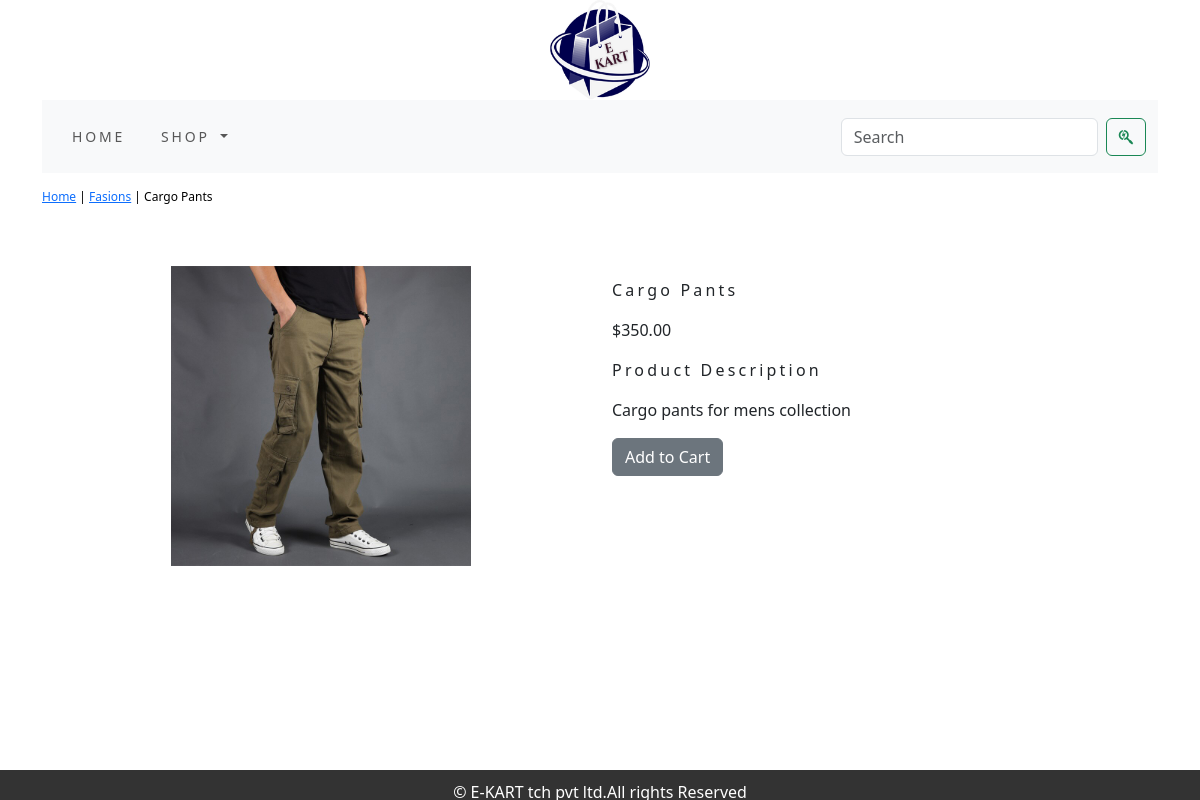
/shop/fasions/cargo-pants/, run on the app's committed database.
### shop_app/models.py (models this page shows, shortened)
class Product(models.Model):
    name=models.CharField(max_length=250,unique=True)
    slug=models.SlugField(max_length=250,unique=True)
    description=models.TextField(blank=True)
    price=models.DecimalField(max_digits=10,decimal_places=2)
    category=models.ForeignKey(Category,on_delete=models.CASCADE)
    image=models.ImageField(upload_to='product',blank=True)
    stock=models.IntegerField()
    available=models.BooleanField(default=True)
    created=models.DateTimeField(auto_now_add=True)
    updated=models.DateTimeField(auto_now=True)
    class Meta:
        ordering = ('name',)
        verbose_name = 'Product'
        verbose_name_plural = 'Products'

class Category(models.Model):
    name=models.CharField(max_length=250,unique=True)
    slug=models.SlugField(max_length=250,unique=True)
    description=models.TextField(blank=True)
    image=models.ImageField(upload_to='category',blank=True)
    class Meta:
        ordering=('name',)
        verbose_name='Category'
        verbose_name_plural='Categories'
    def get_url(self):
        return reverse('shop_app:product_by_category',args=[self.slug])
    def __str__(self):
        return '{}'.format(self.name)

### shop_app/views.py (the view)
# urls.py: path('<slug:c_slug>/<slug:product_slug>/',views.proDetail,name='prodCatdetail')
def proDetail(request,c_slug,product_slug):
    try:
        product=Product.objects.get(category__slug=c_slug,slug=product_slug)
    except Exception as e:
        raise e
    return render(request,'product.html',{'product':product})

### cart_app/context_processors.py (called while the page is built)
def counter(request):
    item_count=0
    if 'admin'in request.path:
        return {}
    else:
        try:
            cart=Cart.objects.filter(cart_id=_cart_id(request))
            cart_items=CartItem.objects.all().filter(cart=cart[:1])
            for cart_item in cart_items:
                item_count += cart_item.quantity
        except Cart.DoesNotExcits:
            item_count =0
    return dict(item_count=item_count)

### cart_app/views.py (called while the page is built)
def _cart_id(request):
    cart=request.session.session_key
    if not Cart:
        request.session.create()
        cart=request.session.create()
    return cart

### shop_app/context_processors.py (called while the page is built)
def menu_link(request):
    links=Category.objects.all()
    return dict(links=links)

### templates/product.html (shortened to what this page needs)
{% extends 'base.html' %}
{% load static %}
{% block content %}
<div class="row my_prod_row_class">
    <div class="mx_auto">
        <p><a href="{% url 'shop_app:allProdCat' %}">Home</a> | <a href="{{product.category.get_url}}">{{product.category}}</a> | {{product.name}}</p>
    </div>
</div>
<div class="container">
<br>
<div class="row">
    <div class="col-12 col-sm-21 col-md-12 col-lg-6 text-center">
        <div style="min-width:18rem">
            <img src="{{product.image.url}}" width="300" height="300" alt="{{product.name}}">
        </div>
    </div>
    <div class="col-12 col-sm-12 col-md-12 col-lg-6">
        <div>
        <h1 class="my_prod_title">{{product.name}}</h1>
        <p>${{product.price}}</p>
        <p class="my_title">Product Description</p>
        <p class="text-justify my_prod_text">{{product.description}}</p>
        {% if product.stock <= 0 %}
        <p class="text-justify my_prod_text"><b>Out Of Stock</b></p>
        {% else %}
        <a class="btn btn-secondary" href="{% url 'cart_app:add_cart' product.id %}">Add to Cart</a>
        {% endif %}
        </div>
    </div>
  </div>
</div>
{% endblock %}

### static/css/custom.css (style rules this page uses)
body { font-family: "Roboto", sans-serif; }
.my_title { font-size:16px; text_transform:uppercase; letter-spacing: .2em; }
.my_prod_row_class { padding-top:15px; padding-bottom:20px; }
.my_prod_row_class .mx_auto { color:#000; font-size:12px; text-decoration:none; }
.my_prod_title { font-size:16px; text_transform:uppercase; letter-spacing: .2em; padding-top:15px; padding-bottom:10px; }

### data on the page
Product: category "Fasions", name "Cargo Pants", image (picture), price "350.00", description "Cargo pants for mens collection"
